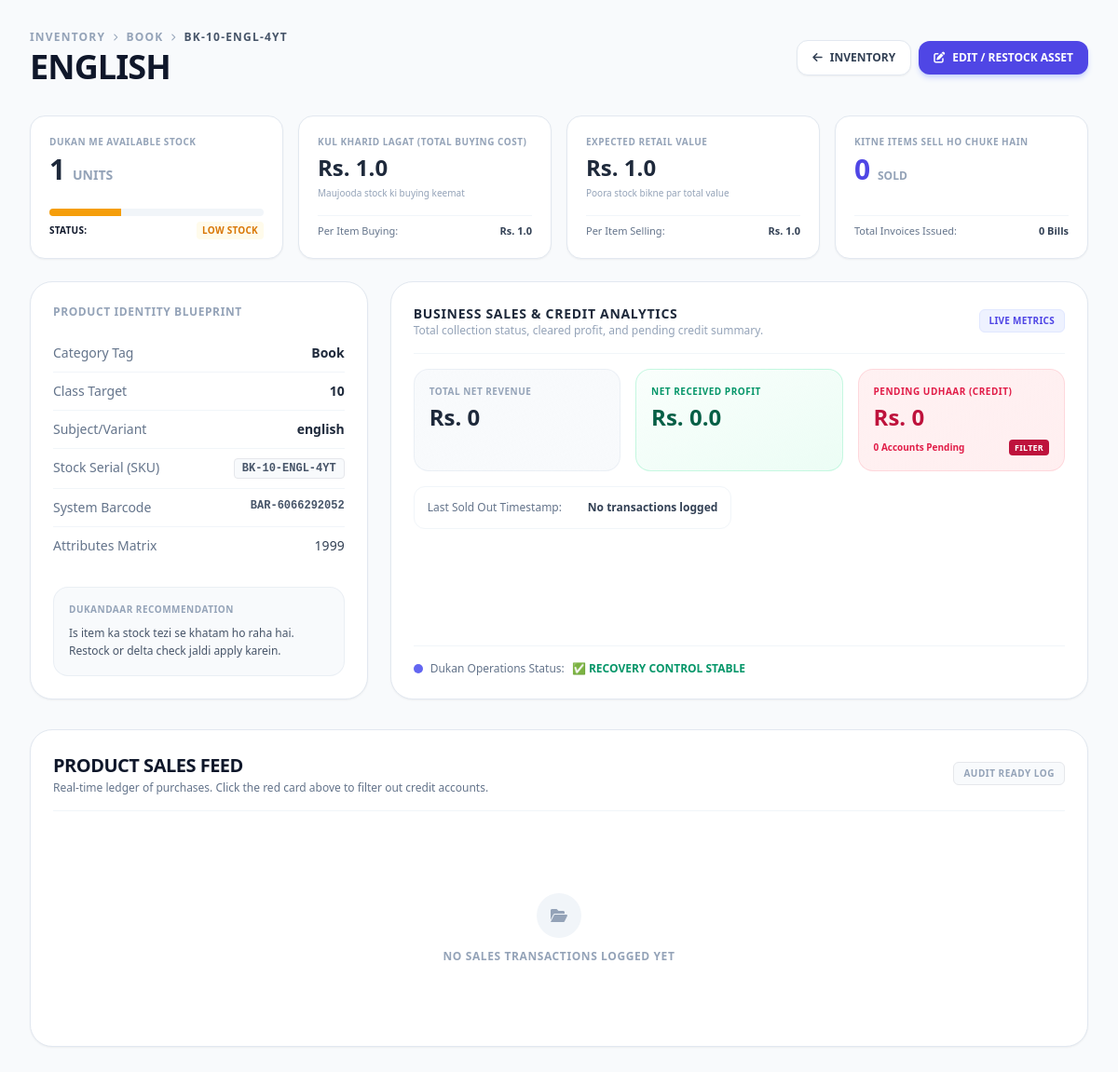
Before: /product/3 (signed in) with the older database file.
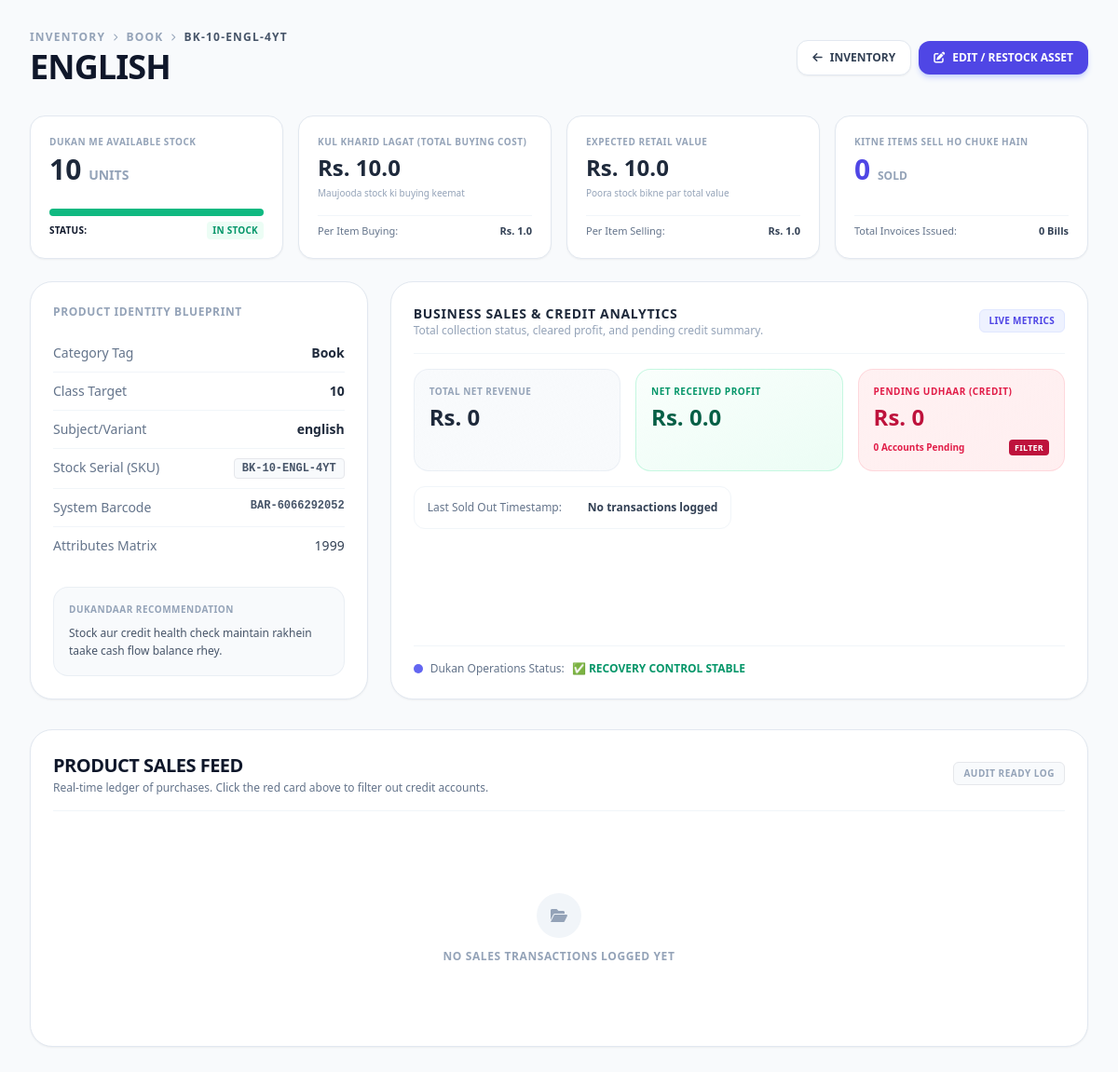
After: the same page with the newer database file.
### tables this page shows
CREATE TABLE products (
        id INTEGER PRIMARY KEY AUTOINCREMENT,
        sku TEXT UNIQUE NOT NULL,
        barcode TEXT UNIQUE,
        name TEXT NOT NULL,
        category TEXT NOT NULL, -- Stationary, Books, Notebooks
        student_class TEXT,
        subject TEXT,
        purchase_price REAL NOT NULL,
        selling_price REAL NOT NULL,
        stock INTEGER NOT NULL DEFAULT 0,
        tag TEXT,
        variation TEXT
    );

### main.py (the view)
@app.get("/product/{product_id}")
async def product_detail(request: Request, product_id: int):
    if not is_logged_in(request): raise HTTPException(status_code=401)
    conn = get_db()
    product = conn.execute("SELECT * FROM products WHERE id = ?", (product_id,)).fetchone()
    if not product:
        conn.close()
        raise HTTPException(status_code=404, detail="Product entity not found")
    try:
        analytics = conn.execute("""
            SELECT SUM(qty) as total_units, SUM(qty * price) as total_revenue,
                   COUNT(DISTINCT sale_id) as sale_count
            FROM sale_items WHERE product_id = ?
        """, (product_id,)).fetchone()
        last_sold_row = conn.execute("""
            SELECT s.timestamp FROM sale_items si
            JOIN sales s ON si.sale_id = s.id
            WHERE si.product_id = ? ORDER BY s.timestamp DESC LIMIT 1
        """, (product_id,)).fetchone()
        last_sold = last_sold_row['timestamp'] if last_sold_row else None
        sales = conn.execute("""
            SELECT si.qty, si.price, s.receipt_number, s.payment_status, s.timestamp, s.student_name, s.phone_no
            FROM sale_items si
            JOIN sales s ON si.sale_id = s.id
            WHERE si.product_id = ?
            ORDER BY s.timestamp DESC LIMIT 20
        """, (product_id,)).fetchall()
    except Exception as e:
        analytics = {"total_units": 0, "total_revenue": 0, "sale_count": 0}
        last_sold = None
        sales = []
    conn.close()
    total_units = analytics['total_units'] if analytics and analytics.get('total_units') else 0
    total_revenue = analytics['total_revenue'] if analytics and analytics.get('total_revenue') else 0
    sale_count = analytics['sale_count'] if analytics and analytics.get('sale_count') else 0
    return templates.TemplateResponse(request, "product_detail.html", {
        "product": product, "sales": sales,
        "analytics": {
            "total_units": total_units,
            "total_revenue": total_revenue,
            "sale_count": sale_count,
            "last_sold": last_sold,
            "profit": total_revenue - (total_units * product['purchase_price'])
        }
    })

### templates/product_detail.html (shortened to what the changed rows need)
<!DOCTYPE html>
<html lang="en">
<head>
    <script src="https://cdn.tailwindcss.com"></script>
    <link rel="stylesheet" href="https://cdnjs.cloudflare.com/ajax/libs/font-awesome/6.0.0/css/all.min.css">
</head>
<body class="bg-slate-50 min-h-screen font-sans text-slate-900 antialiased">
    <div class="max-w-7xl mx-auto p-4 sm:p-6 lg:p-8">
        <div class="flex flex-col sm:flex-row justify-between items-start sm:items-center gap-4 mb-8">
            <div>
                <div class="flex items-center gap-2 text-xs font-bold text-slate-400 uppercase tracking-widest mb-1">
                    <span>Inventory</span>
                    <i class="fas fa-chevron-right text-[8px]"></i>
                    <span>{{ product.category }}</span>
                    <i class="fas fa-chevron-right text-[8px]"></i>
                    <span class="text-slate-600">{{ product.sku }}</span>
                </div>
                <h1 class="text-3xl sm:text-4xl font-black text-slate-900 tracking-tight uppercase">{{ product.name }}</h1>
            </div>
        </div>
        <div class="grid grid-cols-1 md:grid-cols-2 lg:grid-cols-4 gap-4 mb-6">
            <div class="bg-white p-5 rounded-2xl border border-slate-200 shadow-sm flex flex-col justify-between">
                <div>
                    <div class="text-[10px] font-black uppercase tracking-wider text-slate-400 mb-1">Dukan Me Available Stock</div>
                    <div class="text-3xl font-black text-slate-800">{{ product.stock }} <span class="text-sm font-bold text-slate-400 uppercase">Units</span></div>
                </div>
                <div class="mt-3">
                    <div class="w-full bg-slate-100 h-2 rounded-full overflow-hidden">
                        {% if product.stock == 0 %}
                            <div class="bg-rose-500 h-full w-0"></div>
                        {% elif product.stock < 10 %}
                            <div class="bg-amber-500 h-full w-1/3"></div>
                        {% else %}
                            <div class="bg-emerald-500 h-full w-full"></div>
                        {% endif %}
                    </div>
                    <div class="flex justify-between items-center text-[10px] font-black uppercase tracking-wide mt-1.5">
                        <span>Status:</span>
                        {% if product.stock == 0 %}
                            <span class="text-rose-600 bg-rose-50 px-1.5 py-0.5 rounded font-black">Stock Khatam</span>
                        {% elif product.stock < 10 %}
                            <span class="text-amber-600 bg-amber-50 px-1.5 py-0.5 rounded font-black">Low Stock</span>
                        {% else %}
                            <span class="text-emerald-600 bg-emerald-50 px-1.5 py-0.5 rounded font-black">In Stock</span>
                        {% endif %}
                    </div>
                </div>
            </div>
            <div class="bg-white p-5 rounded-2xl border border-slate-200 shadow-sm flex flex-col justify-between">
                <div>
                    <div class="text-[10px] font-black uppercase tracking-wider text-slate-400 mb-1">Kul Kharid Lagat (Total Buying Cost)</div>
                    <div class="text-2xl font-black text-slate-800">Rs. {{ (product.stock * product.purchase_price) | round(2) }}</div>
                    <p class="text-[10px] text-slate-400 mt-1">Maujooda stock ki buying keemat</p>
                </div>
                <div class="text-[11px] font-medium text-slate-500 mt-4 border-t border-slate-100 pt-2 flex justify-between">
                    <span>Per Item Buying:</span>
                    <span class="font-bold text-slate-700">Rs. {{ product.purchase_price }}</span>
                </div>
            </div>
            <div class="bg-white p-5 rounded-2xl border border-slate-200 shadow-sm flex flex-col justify-between">
                <div>
                    <div class="text-[10px] font-black uppercase tracking-wider text-slate-400 mb-1">Expected Retail Value</div>
                    <div class="text-2xl font-black text-slate-800">Rs. {{ (product.stock * product.selling_price) | round(2) }}</div>
                    <p class="text-[10px] text-slate-400 mt-1">Poora stock bikne par total value</p>
                </div>
                <div class="text-[11px] font-medium text-slate-500 mt-4 border-t border-slate-100 pt-2 flex justify-between">
                    <span>Per Item Selling:</span>
                    <span class="font-bold text-slate-700">Rs. {{ product.selling_price }}</span>
                </div>
            </div>
        </div>
        <div class="grid grid-cols-1 lg:grid-cols-3 gap-6 mb-8">
            <div class="bg-white rounded-3xl p-6 border border-slate-200 shadow-sm space-y-6">
                <div>
                    <div class="divide-y divide-slate-100 text-sm">
                        <div class="py-2.5 flex justify-between"><span class="text-slate-500">Category Tag</span> <span class="font-bold text-slate-800">{{ product.category }}</span></div>
                        <div class="py-2.5 flex justify-between"><span class="text-slate-500">Class Target</span> <span class="font-bold text-slate-800">{{ product.student_class or 'All Classes' }}</span></div>
                        <div class="py-2.5 flex justify-between"><span class="text-slate-500">Subject/Variant</span> <span class="font-bold text-slate-800">{{ product.subject or 'General' }}</span></div>
                        <div class="py-2.5 flex justify-between"><span class="text-slate-500">Stock Serial (SKU)</span> <span class="font-mono bg-slate-50 px-2 py-0.5 rounded text-xs text-slate-600 font-bold border">{{ product.sku }}</span></div>
                        <div class="py-2.5 flex justify-between"><span class="text-slate-500">System Barcode</span> <span class="font-mono text-slate-600 text-xs font-bold">{{ product.barcode or 'None Generated' }}</span></div>
                        {% if product.variation %}
                        <div class="py-2.5 flex justify-between"><span class="text-slate-500">Attributes Matrix</span> <span class="font-medium text-slate-700">{{ product.variation }}</span></div>
                        {% endif %}
                    </div>
                </div>
                <div class="bg-slate-50 rounded-2xl p-4 border border-slate-200/60">
                    <h4 class="text-[10px] font-black uppercase tracking-wider text-slate-400 mb-2">Dukandaar Recommendation</h4>
                    <p class="text-xs text-slate-600 leading-relaxed">
                        {% if product.stock < 10 %}
                            Is item ka stock tezi se khatam ho raha hai. Restock or delta check jaldi apply karein.
                        {% else %}
                            Stock aur credit health check maintain rakhein taake cash flow balance rhey.
                        {% endif %}
                    </p>
                </div>
            </div>
        </div>
        <div class="bg-white rounded-3xl border border-slate-200 shadow-sm p-6">
            <div class="flex flex-col sm:flex-row justify-between items-start sm:items-center gap-4 mb-6 border-b border-slate-100 pb-4">
                <div>
                    <h2 class="font-black text-xl text-slate-900 uppercase tracking-tight">Product Sales Feed</h2>
                </div>
            </div>
        </div>
    </div>
</body>
</html>

Changed rows visible on the page:
changed products "ENGLISH": stock "1" → "10"; (product.stock*product.purchase_price)|round(2) "1.0" → "10.0"; (product.stock*product.selling_price)|round(2) "1.0" → "10.0"
Other visible differences:
text no longer shown: "LOW STOCK Is item ka stock tezi se khatam ho raha hai. Restock or delta check jaldi apply karein."
text now shown: "IN STOCK Stock aur credit health check maintain rakhein taake cash flow balance rhey."
